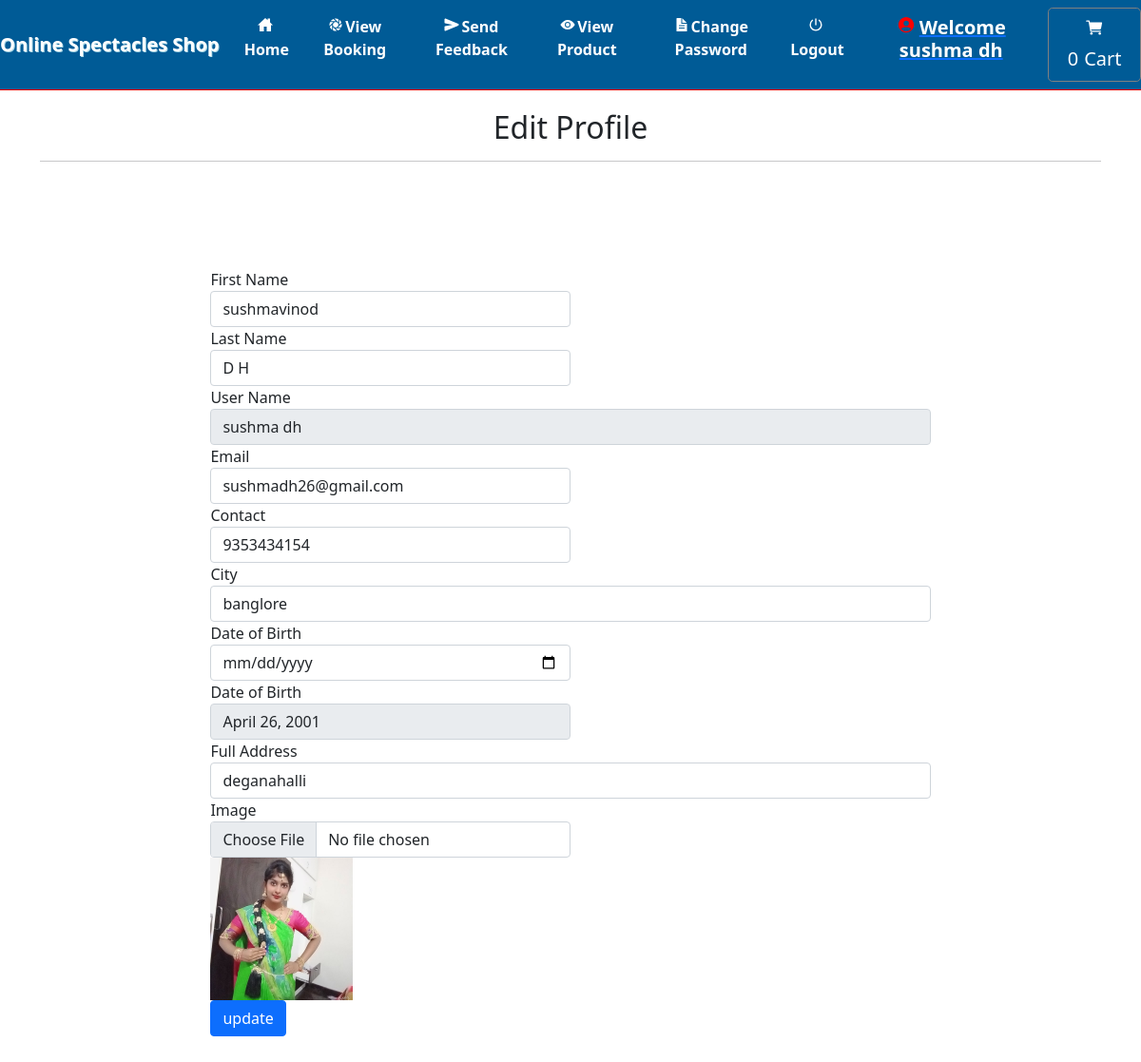
The app's page /edit_profile (signed in) with its own data.
### grocery/models.py (models this page shows, shortened)
class Profile(models.Model):
    user = models.ForeignKey(User, on_delete=models.CASCADE, null=True)
    dob = models.DateField(null=True)
    city = models.CharField(max_length=30, null=True)
    address = models.CharField(max_length=50, null=True)
    contact = models.CharField(max_length=10, null=True)
    image = models.FileField(null=True)

### grocery/views.py (the view, shortened to what this page needs)
# urls.py: path('edit_profile', Edit_profile, name='edit_profile'),
def Edit_profile(request):
    if not request.user.is_authenticated:
        return redirect('login')
    error = False
    user=User.objects.get(id=request.user.id)
    pro = Profile.objects.get(user=user)
    cart = ""
    try:
        cart = Cart.objects.get(profile=pro)
    except:
        pass
    num1=0
    total=0
    for i in cart:
        total+=i.product.price
        num1+=1
    d = {'error':error,'pro':pro,'num1':num1,'total':total}
    return render(request, 'edit_profile.html',d)

### grocery/templates/edit_profile.html (shortened to what this page needs)
{% extends 'navigation.html' %}
{% block body %}
{% load static %}
<div class="container">
    <h2 style="margin-top:20px" align="center">Edit Profile</h2><hr>
<div class="container-fluid" style="width:70%;margin-top:10%">
<form method="post" action="" enctype="multipart/form-data">
    <div class="form-row">
    <div class="form-group col-md-6">
      <label for="inputEmail4">First Name</label>
      <input type="text" class="form-control" value="{{pro.user.first_name}}" name="fname" id="inputEmail4">
    </div>
    <div class="form-group col-md-6">
      <label for="inputPassword4">Last Name</label>
      <input type="text" class="form-control" name="lname" value="{{pro.user.last_name}}" id="inputPassword4">
    </div>
  </div>
    <div class="form-row">
    <div class="form-group col-md-12">
      <label for="inputEmail4">User Name</label>
      <input type="text" class="form-control" name="uname" value="{{pro.user.username}}" id="inputEmail4" readonly>
    </div>
  </div>
        <div class="form-row">
<div class="form-group col-md-6">
    <label for="exampleInputEmail1">Email</label>
    <input type="email" class="form-control" id="exampleInputEmail1" aria-describedby="emailHelp" name="email" value="{{pro.user.email}}">
  </div>
  <div class="form-group col-md-6">
    <label for="exampleInputPassword1">Contact</label>
    <input type="text" class="form-control" id="exampleInputPassword1" value="{{pro.contact}}" name="contact">
  </div>
        </div>
        <div class="form-row">
    <div class="form-group col-md-12">
    <label for="exampleInputPassword1">City</label>
    <input type="text" class="form-control" id="exampleInputPassword1" value="{{pro.city}}" name="city">
  </div>
        </div>
    <div class="form-row">
    <div class="form-group col-md-6">
        <label for="exampleInputPassword1">Date of Birth</label>
    <input type="date" class="form-control" id="exampleInputPassword1" name="date">
  </div>
        <div class="form-group col-md-6">
        <label for="exampleInputPassword1">Date of Birth</label>
    <input type="text" class="form-control" id="exampleInputPassword1" value="{{pro.dob}}" readonly>
        </div>
        </div>
    <div class="form-row">
    <div class="form-group col-md-12">
    <label for="exampleInputPassword1">Full Address</label>
    <input type="text" class="form-control" id="exampleInputPassword1" value="{{pro.address}}" name="add">
  </div>
    </div>
    <div class="form-row">
<div class="form-group col-md-6">
    <label for="exampleInputPassword1">Image</label>
    <input type="file" class="form-control" id="exampleInputPassword1" name="img" value="choose file">
</div>
        <div class="form-group col-md-6">
    <img src="{{pro.image.url}}" style="width:150px;height:150px">
</div>
    </div>
  <button type="submit" class="btn btn-primary" style="margin-bottom:5%">update</button>
</form>
</div>
</div>
{% endblock %}

### grocery/templates/navigation.html (shortened to what this page needs)
<!DOCTYPE html>
<html lang="en">
<head>
    {% load static %}
 <link href="https://cdn.jsdelivr.net/npm/bootstrap@5.1.3/dist/css/bootstrap.min.css" rel="stylesheet">
  <link rel = stylesheet href = "//cdn.datatables.net/1.10.19/css/jquery.dataTables.min.css">
<link rel="stylesheet" href="https://cdnjs.cloudflare.com/ajax/libs/font-awesome/4.7.0/css/font-awesome.min.css">
</head>
<body style="background-color:white">
<nav class="navbar navbar-expand-sm" style = "background-color:#005b96	 ; border-bottom:1px solid red">
  <a class="navbar-brand pl-5" href="#" style="color:white ; font-weight : bold">Online Spectacles Shop</a>
<div class="collapse navbar-collapse" id="collapsibleNavbar">
  <ul class="navbar-nav pl-5 text-center">
    {% if request.user.username %}
    {% if not request.user.is_staff %}
    <li class="nav-item">
      <a class="nav-link" href="{% url 'home' %}" style="color:white"><ion-icon style="margin-right:2px" name="home-sharp"></ion-icon>Home</a>
    </li>
    <li class="nav-item">
      <a class="nav-link" href="{% url 'view_booking' %}" style="color:white"><ion-icon style="margin-right:2px" name="aperture"></ion-icon>View Booking</a>
    </li>
    <li class="nav-item">
      <a class="nav-link" href="{% url 'send_feedback' request.user.id %}" style="color:white"><ion-icon style="margin-right:2px" name="send"></ion-icon>Send Feedback</a>
    </li>
    <li class="nav-item">
      <a class="nav-link" href="{% url 'view_product' 0 %}" style="color:white"><ion-icon style="margin-right:2px" name="eye"></ion-icon>View Product</a>
    </li>
    <li class="nav-item">
      <a class="nav-link" href="{% url 'change_password' %}" style="color:white"><ion-icon style="margin-right:2px" name="document-text-sharp"></ion-icon>Change Password</a>
    </li>
    {% endif %}
    {% endif %}
    {% if request.user.is_authenticated %}
    <a class="nav-link" href="{% url 'logout' %}" style="color:white"><ion-icon style="margin-right:2px" name="power-sharp"></ion-icon>Logout</a>
    {% if not request.user.is_staff %}
    <li class="nav-item">
      <a href="{% url 'profile' %}"><h5 class="nav-link" style="color:white"><ion-icon style="margin-right:4px;color:#FF0000" name="person-circle-sharp"></ion-icon>Welcome {{request.user.username}}</h5>
      </a></li>
    {% else %}
    <li class="nav-item">
      <h5  class="nav-link" style="color:white"><ion-icon style="margin-right:4px;color:#FF0000" name="person-circle-sharp"></ion-icon>Welcome {{request.user.username}}</h5>
    </li>
    {% endif %}
    {% endif %}
    {% if not request.user.is_staff %}
    {% if request.user.username %}
      <a href="{% url 'cart' %}" style="border:1px solid gray" class="btn btn-default btn-lg text-dark text-capitalize">
        <ion-icon style="color:white;margin-top:2%" name="cart"></ion-icon><span style="color:white">{{num1}}</span><span style="margin-left:6px;margin-top:2%;color:white">Cart</span></a></center>
{% endif %}
    {% endif %}
    </ul>
</div>
</nav>
{% block body %}
{% endblock %}
</body></html>

### grocery/templates/navigation.html (style rules this page uses)
* { box-sizing: border-box; }
.nav-link { font-weight:bold; }
.navbar-brand { text-shadow: 1px 1px lightblue; }

### records on screen
Profile: fname "sushmavinod", lname "D H", uname "sushma dh", email "sushmadh26@gmail.com", contact "9353434154", city "banglore", dob "April 26, 2001", add "deganahalli", image (picture)

### other values on screen
{{ request.user.username }} "sushma dh"
{{ num1 }} "0"
